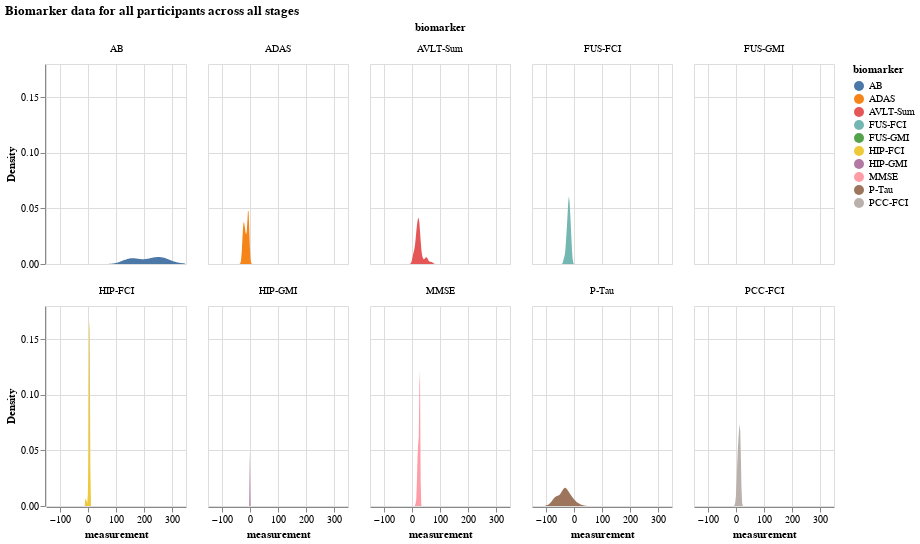

The notebook cell this image was saved under:
### Markdown cell above
## Visualizing simulated results

With the above data structure, we can visualize the following data:

- Distribution of all biomarker values by biomarker
- Distribution of all biomarker values when the participant is at a certain disease stage
- Comparing a certain biomarker data 
- A certain participant's data

### Distribution of all biomarker values by biomarker

### Code cell
df = pd.DataFrame(X, columns=biomarker_names)
# make this dataframe wide to long 
df_long = df.melt(var_name = "Biomarker", value_name="Value")
values_df = df_long['Value'].apply(pd.Series)
values_df.columns = ['participant', "biomarker", 'measurement', 'k_j', 'S_n', 'affected_or_not']
df = values_df

alt.Chart(df).transform_density(
    'measurement',
    as_=['measurement', 'Density'],
    groupby=['biomarker']
).mark_area().encode(
    x="measurement:Q",
    y="Density:Q",
    facet = alt.Facet(
        "biomarker:N",
        columns = 5
    ),
    color=alt.Color(
        'biomarker:N'
    )
).properties(
    width= 140,
    height = 200,
).properties(
    title='Biomarker data for all participants across all stages'
)

### Figure 1 — Vega-Lite specification as saved in the notebook (floating-point values rounded to 4 significant figures; data arrays with more than 128 entries replaced by an {"elided": "..."} marker saying what was removed)
{"config": {"view": {"continuousWidth": 300, "continuousHeight": 300}}, "data": {"name": "data-36ef59861c4f26f3173d8d61855d9e36"}, "mark": {"type": "area"}, "encoding": {"color": {"field": "biomarker", "type": "nominal"}, "facet": {"columns": 5, "field": "biomarker", "type": "nominal"}, "x": {"field": "measurement", "type": "quantitative"}, "y": {"field": "Density", "type": "quantitative"}}, "height": 200, "title": "Biomarker data for all participants across all stages", "transform": [{"density": "measurement", "groupby": ["biomarker"], "as": ["measurement", "Density"]}], "width": 140, "$schema": "https://vega.github.io/schema/vega-lite/v5.16.3.json", "datasets": {"data-36ef59861c4f26f3173d8d61855d9e36": {"elided": "1000 records"}}}
